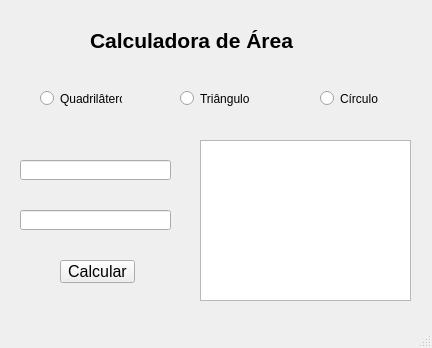
<?xml version="1.0" encoding="UTF-8"?>
<ui version="4.0">
 <class>PnlJanela</class>
 <widget class="QMainWindow" name="PnlJanela">
  <property name="geometry">
   <rect>
    <x>0</x>
    <y>0</y>
    <width>432</width>
    <height>348</height>
   </rect>
  </property>
  <property name="windowTitle">
   <string>Calculadora Area</string>
  </property>
  <widget class="QWidget" name="centralwidget">
   <widget class="QRadioButton" name="BtnQuadrado">
    <property name="geometry">
     <rect>
      <x>40</x>
      <y>90</y>
      <width>82</width>
      <height>17</height>
     </rect>
    </property>
    <property name="text">
     <string>Quadrilâtero</string>
    </property>
   </widget>
   <widget class="QRadioButton" name="BtnTriangulo">
    <property name="geometry">
     <rect>
      <x>180</x>
      <y>90</y>
      <width>82</width>
      <height>17</height>
     </rect>
    </property>
    <property name="text">
     <string>Triângulo</string>
    </property>
   </widget>
   <widget class="QRadioButton" name="BtnCirculo">
    <property name="geometry">
     <rect>
      <x>320</x>
      <y>90</y>
      <width>82</width>
      <height>17</height>
     </rect>
    </property>
    <property name="text">
     <string>Círculo</string>
    </property>
   </widget>
   <widget class="QLineEdit" name="TxtValor1">
    <property name="geometry">
     <rect>
      <x>20</x>
      <y>160</y>
      <width>151</width>
      <height>20</height>
     </rect>
    </property>
   </widget>
   <widget class="QLineEdit" name="TxtValor2">
    <property name="geometry">
     <rect>
      <x>20</x>
      <y>210</y>
      <width>151</width>
      <height>20</height>
     </rect>
    </property>
   </widget>
   <widget class="QTextEdit" name="TxtResultado">
    <property name="geometry">
     <rect>
      <x>200</x>
      <y>140</y>
      <width>211</width>
      <height>161</height>
     </rect>
    </property>
   </widget>
   <widget class="QLabel" name="LblTitulo">
    <property name="geometry">
     <rect>
      <x>90</x>
      <y>30</y>
      <width>211</width>
      <height>21</height>
     </rect>
    </property>
    <property name="font">
     <font>
      <pointsize>16</pointsize>
      <weight>75</weight>
      <bold>true</bold>
     </font>
    </property>
    <property name="text">
     <string>Calculadora de Área</string>
    </property>
   </widget>
   <widget class="QPushButton" name="BtnCalcular">
    <property name="geometry">
     <rect>
      <x>60</x>
      <y>260</y>
      <width>75</width>
      <height>23</height>
     </rect>
    </property>
    <property name="font">
     <font>
      <pointsize>12</pointsize>
     </font>
    </property>
    <property name="text">
     <string>Calcular</string>
    </property>
   </widget>
  </widget>
  <widget class="QMenuBar" name="menubar">
   <property name="geometry">
    <rect>
     <x>0</x>
     <y>0</y>
     <width>432</width>
     <height>21</height>
    </rect>
   </property>
  </widget>
  <widget class="QStatusBar" name="statusbar"/>
 </widget>
 <resources/>
 <connections/>
</ui>
